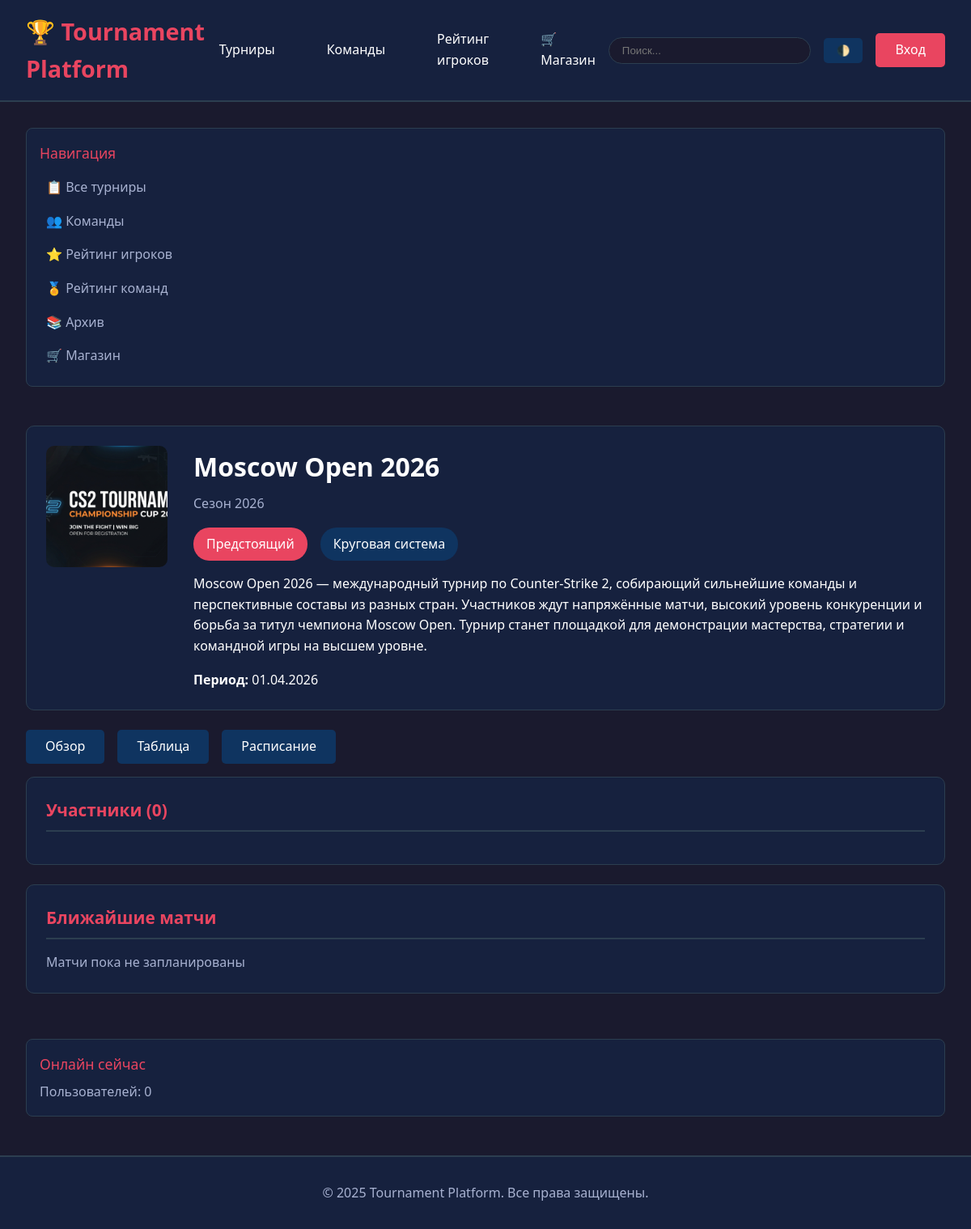
Screenshot of /tournaments/moscow-open-2026/ with the database file from the repository.
### tournaments/models.py (models this page shows, shortened)
class Tournament(models.Model):
    STATUS_CHOICES = [
        ('upcoming', 'Предстоящий'),
        ('registration', 'Регистрация'),
        ('ongoing', 'Идёт'),
        ('finished', 'Завершён'),
        ('cancelled', 'Отменён'),
    ]
    STAGE_TYPE_CHOICES = [
        ('round_robin', 'Круговая система'),
        ('swiss', 'Швейцарская система'),
        ('single_elimination', 'Single Elimination'),
        ('double_elimination', 'Double Elimination'),
        ('group_stage', 'Групповая стадия'),
    ]
    name = models.CharField(max_length=200, verbose_name='Название')
    slug = models.SlugField(unique=True)
    season = models.ForeignKey(Season, on_delete=models.CASCADE, related_name='tournaments')
    description = models.TextField(blank=True)
    logo = models.ImageField(upload_to='tournament_logos/', blank=True, null=True)
    status = models.CharField(max_length=20, choices=STATUS_CHOICES, default='upcoming')
    stage_type = models.CharField(max_length=30, choices=STAGE_TYPE_CHOICES, default='round_robin')
    start_date = models.DateField()
    end_date = models.DateField(blank=True, null=True)
    registration_start = models.DateField(blank=True, null=True)
    registration_end = models.DateField(blank=True, null=True)
    max_teams = models.IntegerField(default=16)
    stream_url = models.URLField(blank=True, verbose_name='Ссылка на трансляцию')
    created_at = models.DateTimeField(auto_now_add=True)
    updated_at = models.DateTimeField(auto_now=True)
    class Meta:
        verbose_name = 'Турнир'
        verbose_name_plural = 'Турниры'
        ordering = ['-start_date']

class Season(models.Model):
    name = models.CharField(max_length=100, verbose_name='Название сезона')
    number = models.IntegerField(verbose_name='Номер сезона', default=1)
    start_date = models.DateField(verbose_name='Дата начала')
    end_date = models.DateField(blank=True, null=True, verbose_name='Дата окончания')
    is_active = models.BooleanField(default=False, verbose_name='Активный')
    class Meta:
        verbose_name = 'Сезон'
        verbose_name_plural = 'Сезоны'
        ordering = ['-start_date']

### tournaments/views.py (the view)
# urls.py: path('tournaments/<slug:slug>/', views.tournament_detail, name='tournament_detail'),
def tournament_detail(request, slug):
    tournament = get_object_or_404(Tournament, slug=slug)
    stages = tournament.stages.all()
    participants = tournament.participants.select_related('team').all()
    matches = Match.objects.filter(tournament=tournament).select_related(
        'team1', 'team2', 'stage'
    ).order_by('scheduled_time')
    context = {
        'tournament': tournament,
        'stages': stages,
        'participants': participants,
        'matches': matches,
    }
    return render(request, 'tournaments/tournament_detail.html', context)

### templates/tournaments/tournament_detail.html (shortened to what this page needs)
{% extends 'base.html' %}
{% block content %}
<div class="card">
    <div style="display: flex; gap: 2rem; align-items: start;">
        {% if tournament.logo %}
        <img src="{{ tournament.logo.url }}" alt="{{ tournament.name }}" style="width: 150px; height: 150px; border-radius: 10px; object-fit: cover;">
        {% endif %}
        <div style="flex: 1;">
            <h1 style="margin-bottom: 0.5rem;">{{ tournament.name }}</h1>
            <p style="color: var(--text-secondary); margin-bottom: 1rem;">{{ tournament.season.name }}</p>
            <div style="display: flex; gap: 1rem; margin-bottom: 1rem;">
                <span style="background: var(--accent); padding: 0.5rem 1rem; border-radius: 20px;">
                    {{ tournament.get_status_display }}
                </span>
                <span style="background: var(--card-bg); padding: 0.5rem 1rem; border-radius: 20px;">
                    {{ tournament.get_stage_type_display }}
                </span>
            </div>
            <p>{{ tournament.description }}</p>
            <div style="margin-top: 1rem;">
                <strong>Период:</strong> {{ tournament.start_date|date:"d.m.Y" }}
            </div>
        </div>
    </div>
</div>
<div style="display: flex; gap: 1rem; margin-bottom: 1rem;">
    <a href="{% url 'tournaments:tournament_detail' tournament.slug %}" class="btn btn-secondary">Обзор</a>
    <a href="{% url 'tournaments:tournament_table' tournament.slug %}" class="btn btn-secondary">Таблица</a>
    <a href="{% url 'tournaments:tournament_schedule' tournament.slug %}" class="btn btn-secondary">Расписание</a>
</div>
<div class="card">
    <h2 class="card-title">Участники ({{ participants.count }})</h2>
</div>
<div class="card">
    <h2 class="card-title">Ближайшие матчи</h2>
    {% for match in matches|slice:":5" %}
    <div class="match-card">
        <div class="match-team">
            {% if match.team1.logo %}
            <img src="{{ match.team1.logo.url }}" class="team-logo" alt="{{ match.team1.name }}">
            {% endif %}
            <span>{{ match.team1.name }}</span>
        </div>
        <div>
            {% if match.status == 'finished' %}
            <div class="match-score">{{ match.score_team1 }} : {{ match.score_team2 }}</div>
            {% else %}
            <div class="match-time">{{ match.scheduled_time|date:"d.m.Y H:i" }}</div>
            {% endif %}
            <div style="text-align: center; color: var(--text-secondary); font-size: 0.9rem;">
                {{ match.stage.name }} • Тур {{ match.round_number }}
            </div>
        </div>
        <div class="match-team away">
            {% if match.team2.logo %}
            <img src="{{ match.team2.logo.url }}" class="team-logo" alt="{{ match.team2.name }}">
            {% endif %}
            <span>{{ match.team2.name }}</span>
        </div>
    </div>
    {% empty %}
    <p style="color: var(--text-secondary);">Матчи пока не запланированы</p>
    {% endfor %}
</div>
{% endblock %}

### templates/base.html (style rules this page uses)
* { margin: 0; padding: 0; box-sizing: border-box; }
.card img[alt*="tournament"], .card img[src*="tournament_logos"] { aspect-ratio: 1 / 1; object-fit: cover; }
:root { --primary-bg: #1a1a2e; --secondary-bg: #16213e; --card-bg: #0f3460; --accent: #e94560; --text-primary: #ffffff; --text-secondary: #a8b2d1; --border: #2c3e50; }
html { height: 100%; }
body { font-family: 'Segoe UI', Tahoma, Geneva, Verdana, sans-serif; background: var(--primary-bg); color: var(--text-primary); line-height: 1.6; display: flex; flex-direction: column; min-height: 100vh; }
.btn { padding: 0.5rem 1.5rem; border: none; border-radius: 5px; cursor: pointer; text-decoration: none; display: inline-block; transition: all 0.3s; font-size: 1rem; }
.btn-secondary { background: var(--card-bg); color: var(--text-primary); }
.card { background: var(--secondary-bg); border-radius: 10px; padding: 1.5rem; margin-bottom: 1.5rem; border: 1px solid var(--border); }
.card-title { font-size: 1.3rem; margin-bottom: 1rem; color: var(--accent); border-bottom: 2px solid var(--border); padding-bottom: 0.5rem; }

### rows the page displays
Tournament: logo (picture), name "Moscow Open 2026", season.name "Сезон 2026", status "Предстоящий", stage_type "Круговая система", description "Moscow Open 2026 — международный турнир по Counter-Strike 2, собирающий сильнейшие команды и перспективные составы из разных стран. Участников ждут напряжённые матчи, высокий уровень конкуренции и борьба за титул чемпиона Moscow Open. Турнир станет площадкой для демонстрации мастерства, стратегии и командной игры на высшем уровне.", start_date "01.04.2026"

### other values shown
{{ participants.count }} "0"
{{ online_count|default:0 }} "0"
